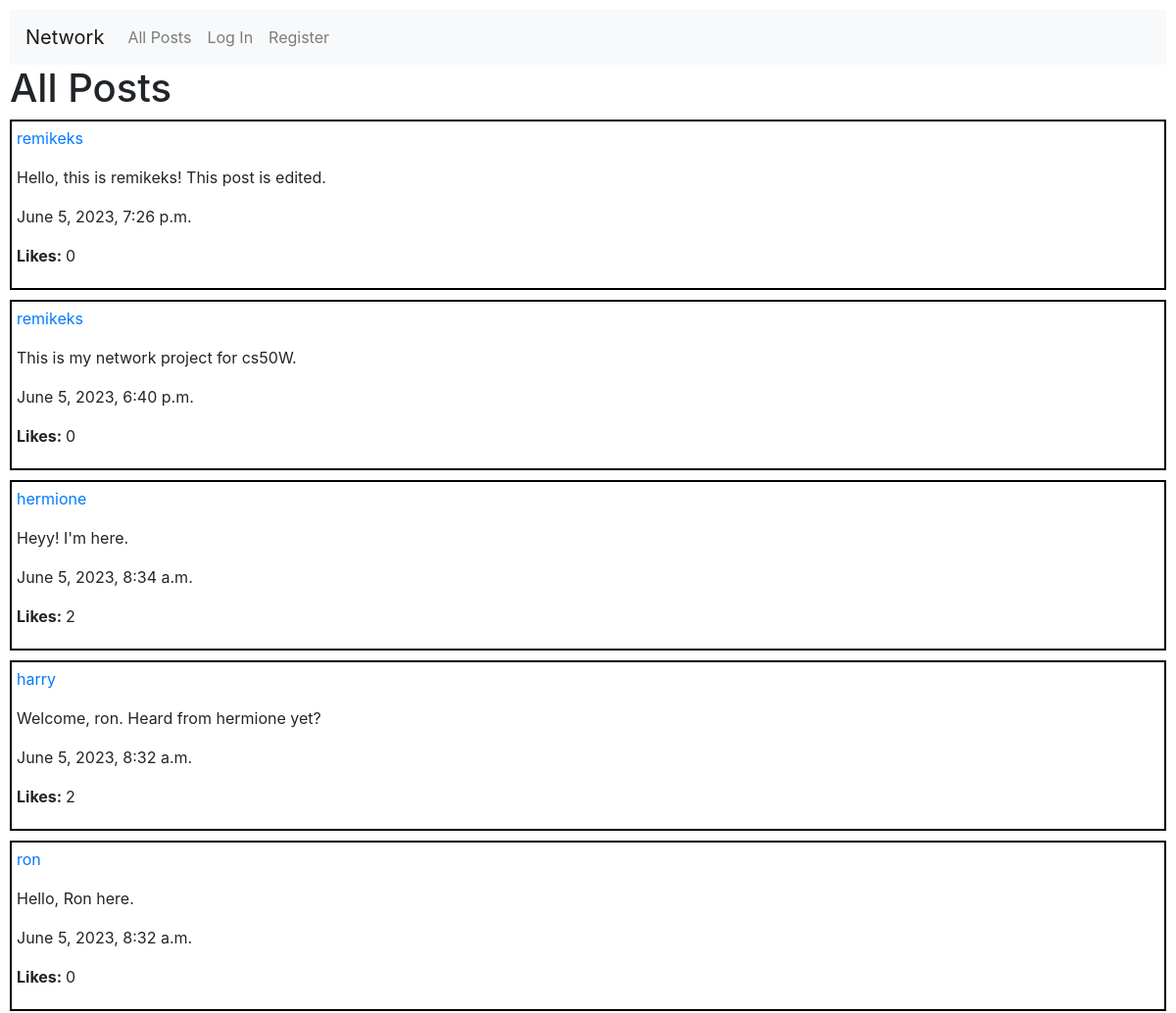
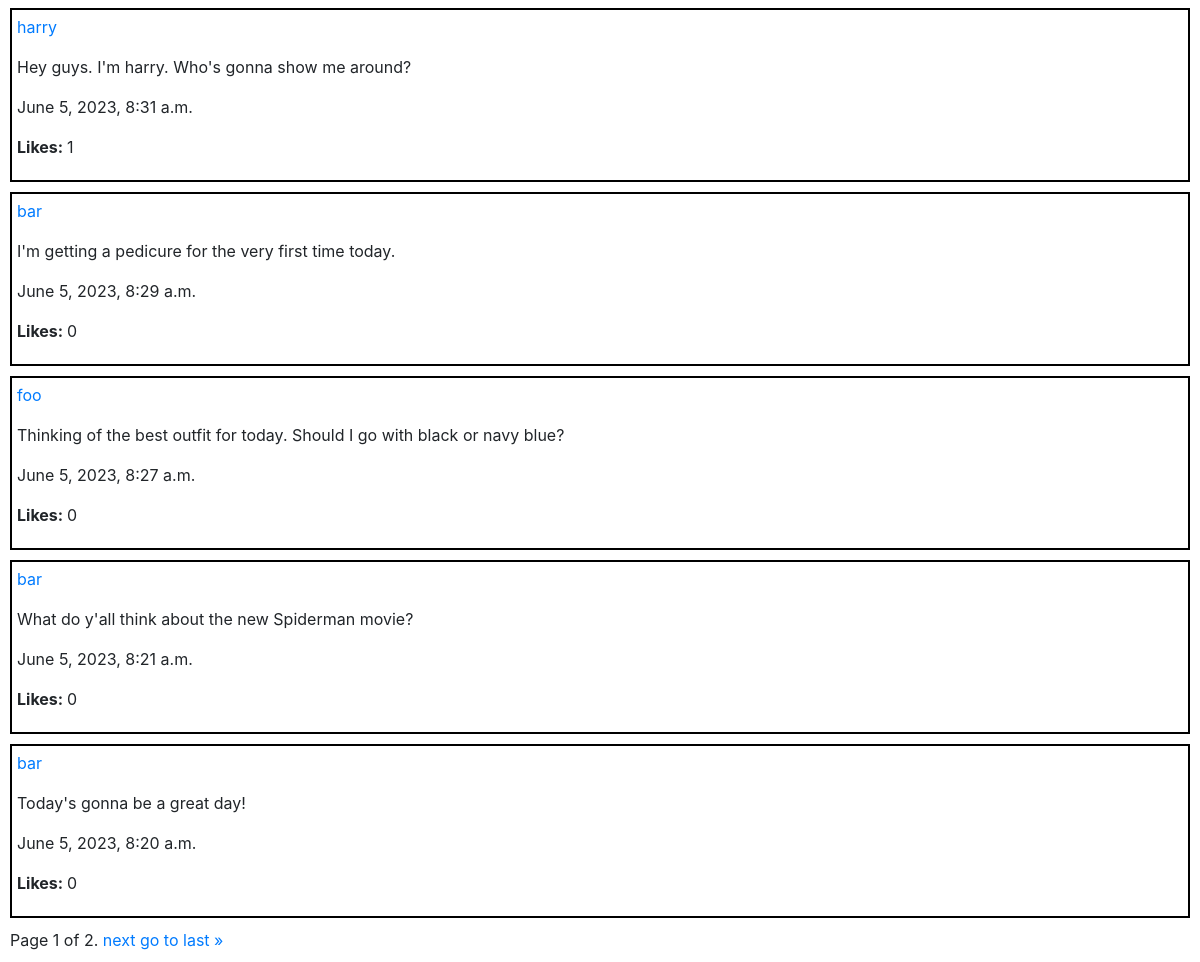
The page / on the database its author committed (2 pictures, top to bottom).
### network/models.py (models this page shows, shortened)
class Post(models.Model):
    poster = models.ForeignKey(User, on_delete=models.CASCADE)
    content = models.TextField()
    timestamp = models.DateTimeField(auto_now_add=True)
    likes = models.PositiveIntegerField(default=0)
    liked_by = models.ManyToManyField(User, related_name='liked_posts', blank=True)

class User(AbstractUser):
    followers = models.ManyToManyField('self', symmetrical=False, related_name="following")

### network/views.py (the view)
# urls.py: path("", views.index, name="index"),
def index(request):
    posts = Post.objects.all().order_by("-timestamp")
    paginator = Paginator(posts, 10)
    page_number = request.GET.get("page")
    page_obj = paginator.get_page(page_number)
    return render(request, "network/index.html", {
        "posts": posts,
        "page_obj": page_obj
    })

### network/templates/network/index.html (shortened to what this page needs)
{% extends "network/layout.html" %}
{% block body %}
    <h1>All Posts</h1>
    {% for post in page_obj %}
        <div class="post">
            <p><a href="{% url 'profile' post.poster.username %}">{{ post.poster }} </a></p>
            <p id="content{{ post.id }}">{{ post.content }}</p>
            <p>{{ post.timestamp }}</p>
            <p><strong>Likes: </strong><span id="like{{post.id}}">{{ post.likes }}</span>
        </p>
        </div>
    {% endfor %}
    <div class="pagination">
        <span class="step-links">
            <span class="current">
                Page {{ page_obj.number }} of {{ page_obj.paginator.num_pages }}.
            </span>
            {% if page_obj.has_next %}
                <a href="?page={{ page_obj.next_page_number }}">next</a>
                <a href="?page={{ page_obj.paginator.num_pages }}">go to last &raquo;</a>
            {% endif %}
        </span>
    </div>
{% endblock %}

### network/static/network/styles.css (style rules this page uses)
body { margin: 10px; }
.post { margin-bottom: 10px; padding: 5px; border: 2px solid black; }

### rows shown on the page
Post: poster "remikeks", content "Hello, this is remikeks! This post is edited.", timestamp "June 5, 2023, 7:26 p.m.", likes "0"
Post: poster "remikeks", content "This is my network project for cs50W.", timestamp "June 5, 2023, 6:40 p.m.", likes "0"
Post: poster "hermione", content "Heyy! I'm here.", timestamp "June 5, 2023, 8:34 a.m.", likes "2"
Post: poster "harry", content "Welcome, ron. Heard from hermione yet?", timestamp "June 5, 2023, 8:32 a.m.", likes "2"
Post: poster "ron", content "Hello, Ron here.", timestamp "June 5, 2023, 8:32 a.m.", likes "0"
Post: poster "harry", content "Hey guys. I'm harry. Who's gonna show me around?", timestamp "June 5, 2023, 8:31 a.m.", likes "1"
Post: poster "bar", content "I'm getting a pedicure for the very first time today.", timestamp "June 5, 2023, 8:29 a.m.", likes "0"
Post: poster "foo", content "Thinking of the best outfit for today. Should I go with black or navy blue?", timestamp "June 5, 2023, 8:27 a.m.", likes "0"
Post: poster "bar", content "What do y'all think about the new Spiderman movie?", timestamp "June 5, 2023, 8:21 a.m.", likes "0"
Post: poster "bar", content "Today's gonna be a great day!", timestamp "June 5, 2023, 8:20 a.m.", likes "0"

### other values the page prints
{{ page_obj.number }} "1"
{{ page_obj.paginator.num_pages }} "2"
